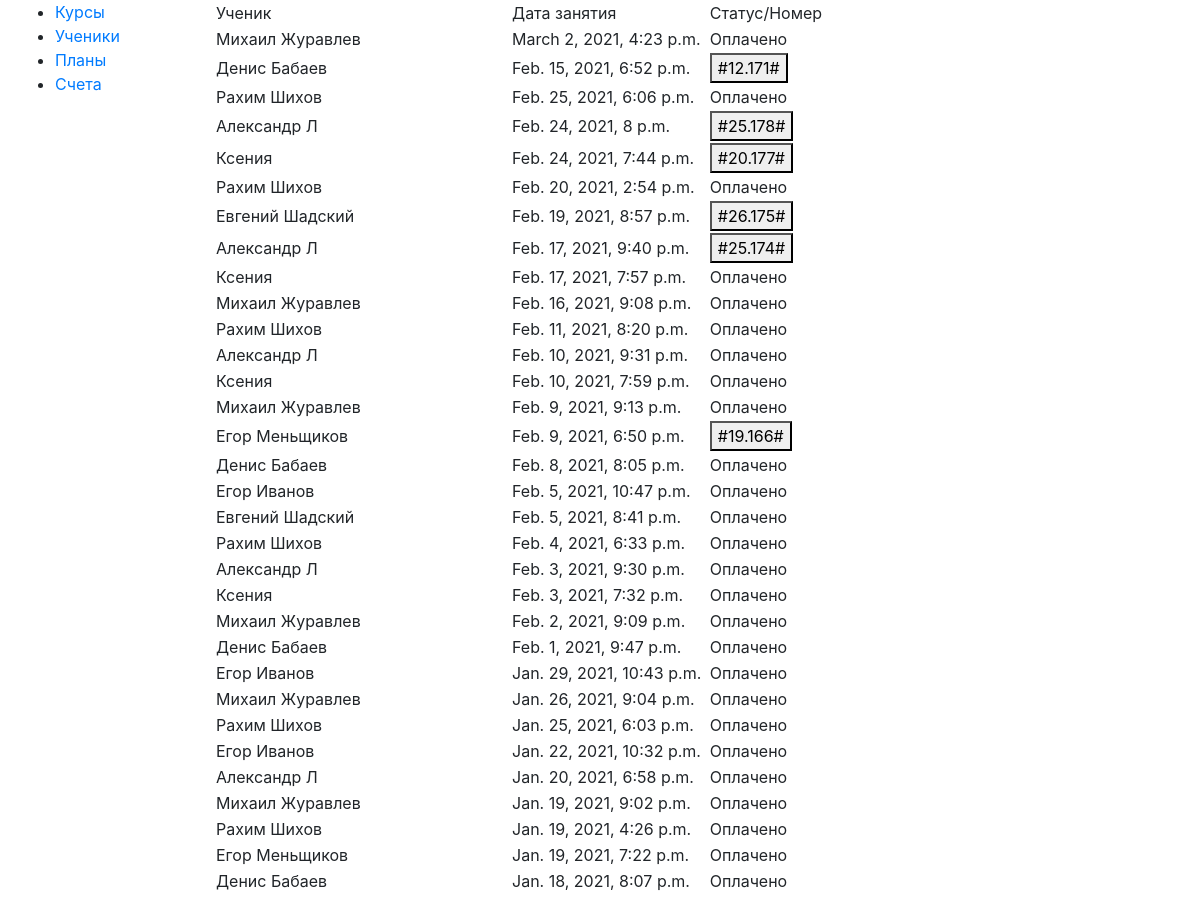
/db/all_bills (upper part), run on an earlier commit of the app's database.
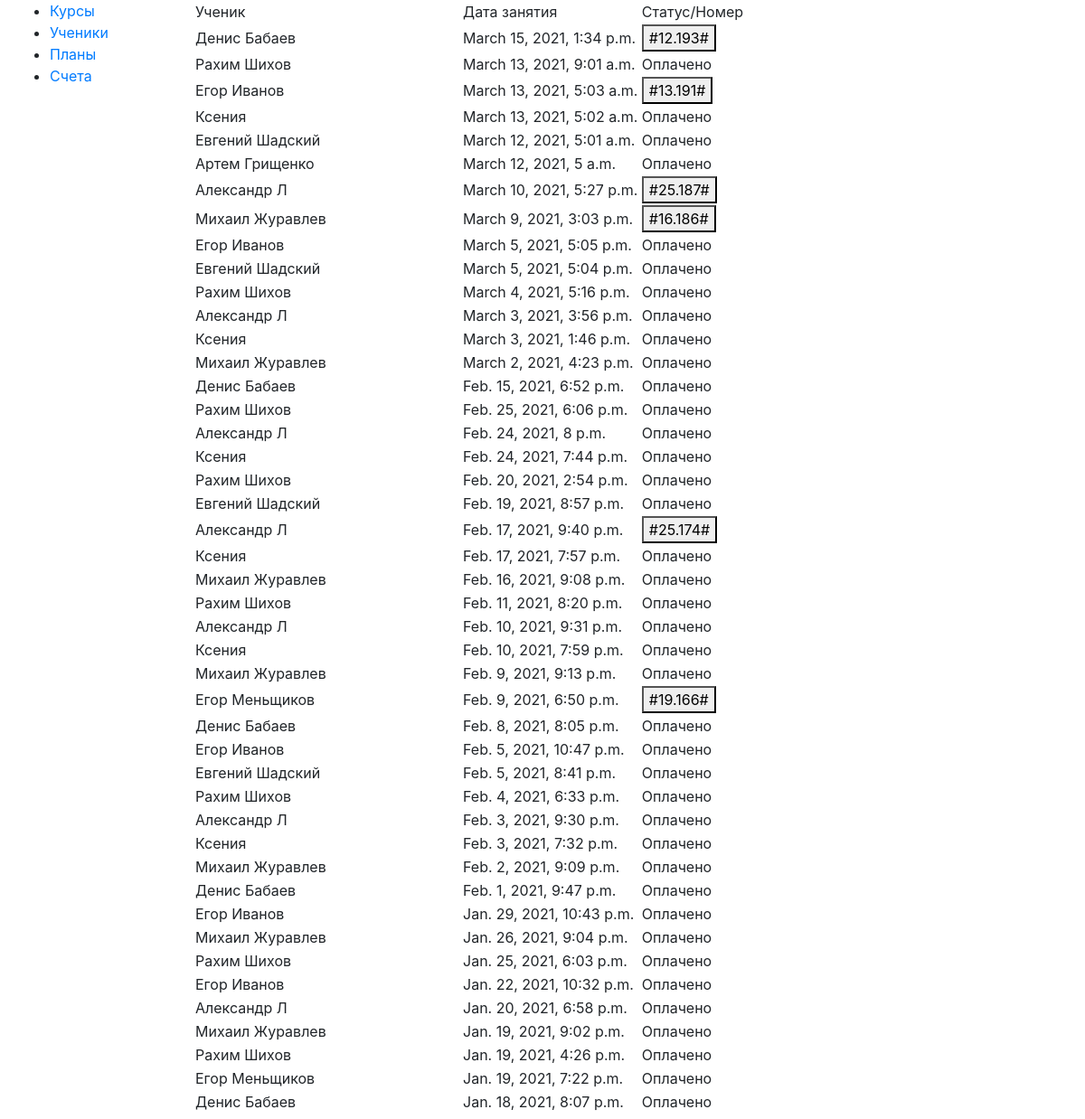
And on a later commit of the database.
### db/dbModels/Bill.py (models this page shows, shortened)
class Bill(models.Model):
	status=models.BooleanField(
		verbose_name = 'Оплата'
	)
	agent= models.ForeignKey(
		Human,
		on_delete=models.CASCADE,
		null=True,
		blank=True,
		verbose_name = 'Кому'
	)
	lesson= models.OneToOneField(
		Lesson,
		on_delete=models.CASCADE,
		null=True,
		blank=True,
		verbose_name = 'Занятие'
	)
	billingDate=models.DateTimeField(
		verbose_name = 'Дата выставления',
		null=True,
		blank=True
	)
	receiptDate=models.DateTimeField(
		verbose_name = 'Дата получения',
		null=True,
		blank=True
	)
	ammount=models.FloatField(
		verbose_name = 'Сумма',
		default=0
	)
	text=models.TextField(
		verbose_name = 'Сообщение',
		blank=True
	)
	class Meta:
		managed = True
		verbose_name = 'Счет'
		verbose_name_plural = 'Счета'

### db/dbModels/Human.py (models this page shows)
class Human(models.Model):
	STAT=[
		('STUDENT','Ученик'),
		('PARENT','Родитель'),
		('OTHER','Другое')
	]
	first_name = models.CharField(
		max_length=20,
		verbose_name = 'Имя'
	)
	last_name = models.CharField(
		max_length=20,
		verbose_name = 'Фамилия',
		blank=True
	)
	middle_name = models.CharField(
		max_length=20,
		verbose_name = 'Отчество',
		blank=True
	)
	child= models.ForeignKey(
		"self",
		on_delete=models.CASCADE,
		null=True,
		blank=True,
		verbose_name = 'Ребенок'
	)
	status=models.CharField(
        max_length=10,
		choices=STAT,
		verbose_name = 'Тип',
        default='STUDENT',
		blank=True
    )
	description=models.TextField(
		verbose_name = 'Описание',
		blank=True
	)
	class Meta:
		managed = True
		verbose_name = 'Человек'
		verbose_name_plural = 'Люди'
	def __str__(self):
		fio=self.first_name+' '
		if (self.middle_name): fio+=self.middle_name+' '
		fio+=self.last_name
		return fio

### db/dbModels/Lesson.py (models this page shows, shortened)
class Lesson(models.Model):
	theme= models.CharField(
		max_length=255,
		blank=True,
		verbose_name = 'Тема'
	)
	student= models.ForeignKey(
		Human,
		on_delete=models.CASCADE,
		null=True,
		blank=True,
		verbose_name = 'Ученик'
	)
	course= models.ForeignKey(
		Course,
		on_delete=models.CASCADE,
		null=True,
		blank=True,
		verbose_name = 'Курс'
	)
	date=models.DateTimeField(
		verbose_name = 'Дата/Время'
	)
	decription=models.TextField(
		verbose_name = 'Описание',
		blank=True
	)
	number=models.IntegerField(
		verbose_name = 'Номер занятия',
		default=0
	)
	class Meta:
		managed = True
		verbose_name = 'Занятие'
		verbose_name_plural = 'Занятия'

### db/views.py (the view, shortened to what this page needs)
# urls.py: path('all_bills', views.allBills, name = 'allBills'),
def allBills(request):
	bills=Bill.objects.all().order_by('-id')
	return render(request, 'all_bills.html',{'bills':bills})

### db/templates/all_bills.html (shortened to what this page needs)
{% extends "base.html" %}
{% block content %}
<form method="POST" class="post-form">{% csrf_token %}
<table>
	<tr>
		<td>Ученик</td>
		<td>Дата занятия</td>
		<td>Статус/Номер</td>
	</tr>
	{%for b in bills%}
	<tr>
		<td>{{b.agent}}</td>
		<td>{{b.lesson.date}}</td>
		{%if b.status%}
			<td>Оплачено</td>
		{%else%}
			<td>
				<button type="submit" name ="pay" value="{{b.id}}"}>#{{b.agent.id}}.{{b.lesson.id}}#</button>
			</td>
		{%endif%}
	</tr>
	{%endfor%}
</table>
{% endblock %}

What changed in the data, as far as the page shows it:
added Bill: agent "Денис Бабаев", lesson "March 15, 2021, 1:34 p.m.", {{ b.id }} 178 (drawn), agent.id "12", lesson.id "193"
added Bill: agent "Рахим Шихов", lesson "March 13, 2021, 9:01 a.m.", status "Оплачено"
added Bill: agent "Егор Иванов", lesson "March 13, 2021, 5:03 a.m.", {{ b.id }} 176 (drawn), agent.id "13", lesson.id "191"
added Bill: agent "Ксения", lesson "March 13, 2021, 5:02 a.m.", status "Оплачено"
added Bill: agent "Евгений Шадский", lesson "March 12, 2021, 5:01 a.m.", status "Оплачено"
added Bill: agent "Артем Грищенко", lesson "March 12, 2021, 5 a.m.", status "Оплачено"
added Bill: agent "Александр Л", lesson "March 10, 2021, 5:27 p.m.", {{ b.id }} 172 (drawn), agent.id "25", lesson.id "187"
added Bill: agent "Михаил Журавлев", lesson "March 9, 2021, 3:03 p.m.", {{ b.id }} 171 (drawn), agent.id "16", lesson.id "186"
added Bill: agent "Егор Иванов", lesson "March 5, 2021, 5:05 p.m.", status "Оплачено"
added Bill: agent "Евгений Шадский", lesson "March 5, 2021, 5:04 p.m.", status "Оплачено"
added Bill: agent "Рахим Шихов", lesson "March 4, 2021, 5:16 p.m.", status "Оплачено"
added Bill: agent "Александр Л", lesson "March 3, 2021, 3:56 p.m.", status "Оплачено"
added Bill: agent "Ксения", lesson "March 3, 2021, 1:46 p.m.", status "Оплачено"
changed Bill "Feb. 15, 2021, 6:52 p.m.": agent.id "12" → (not shown); lesson.id "171" → (not shown); status "# . #" → "Оплачено"
changed Bill "Feb. 24, 2021, 8 p.m.": agent.id "25" → (not shown); lesson.id "178" → (not shown); status "# . #" → "Оплачено"
changed Bill "Feb. 24, 2021, 7:44 p.m.": agent.id "20" → (not shown); lesson.id "177" → (not shown); status "# . #" → "Оплачено"
changed Bill "Feb. 19, 2021, 8:57 p.m.": agent.id "26" → (not shown); lesson.id "175" → (not shown); status "# . #" → "Оплачено"
